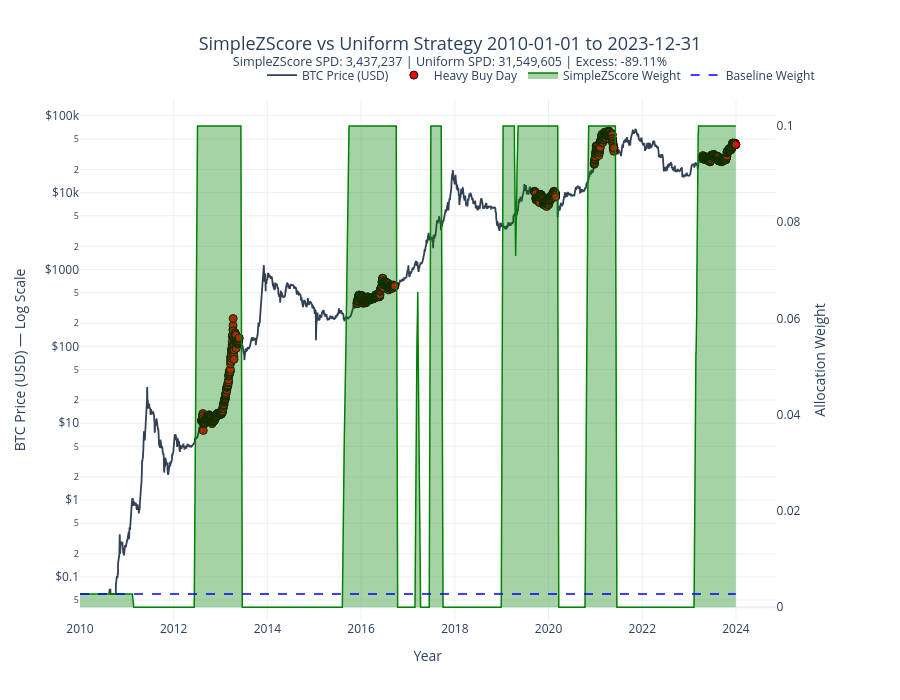

The code cell stored with this chart in its notebook:
### Markdown cell above
## 1. Full Window: 2010–2023

A single chart spanning the entire date range with Bitcoin halving cycle bands shaded in the background.  Heavy buy days (top 10% of SimpleZScore allocation weights globally) are marked as red circles.

### Code cell
WINDOW_START = "2010-01-01"
WINDOW_END   = "2023-12-31"
config = ExportConfig(range_start=WINDOW_START, range_end=WINDOW_END)

zscore_dd  = _dedup(runner.export(SimpleZScoreStrategy(), config, btc_df=btc_df), "zscore_weight")
uniform_dd = (
    _dedup(runner.export(UniformStrategy(), config, btc_df=btc_df), "uniform_weight")
    .select(["date", "uniform_weight"])
)

merged_full = zscore_dd.join(uniform_dd, on="date", how="inner")
merged_full = merged_full.with_columns((1e8 / pl.col("price_usd")).alias("sats_per_dollar"))

zscore_spd  = (merged_full["zscore_weight"]  * merged_full["sats_per_dollar"]).sum() / merged_full["zscore_weight"].sum()
uniform_spd = (merged_full["uniform_weight"] * merged_full["sats_per_dollar"]).sum() / merged_full["uniform_weight"].sum()
excess_pct  = (zscore_spd - uniform_spd) / uniform_spd * 100

threshold = merged_full["zscore_weight"].quantile(0.90)
merged_full = merged_full.join(features_df, on="date", how="left").with_columns(
    (pl.col("zscore_weight") >= threshold).alias("heavy_buy")
)
df = merged_full.to_pandas()

HALVING_CYCLES = [
    ("Pre-2012 Halving",        "2010-01-01", "2012-11-28", "rgba(173,216,230,0.25)"),
    ("2012-2016 Halving Cycle", "2012-11-28", "2016-07-09", "rgba(144,238,144,0.25)"),
    ("2016-2020 Halving Cycle", "2016-07-09", "2020-05-11", "rgba(173,216,230,0.25)"),
    ("2020-2024 Halving Cycle", "2020-05-11", "2023-12-31", "rgba(144,238,144,0.25)"),
]
HALVING_DATES = ["2012-11-28", "2016-07-09", "2020-05-11"]

fig = make_subplots(specs=[[{"secondary_y": True}]])

for label, c_start, c_end, fillcolor in HALVING_CYCLES:
    fig.add_vrect(
        x0=c_start, x1=c_end,
        fillcolor=fillcolor, layer="below", line_width=0,
        annotation_text=label,
        annotation_position="top left",
        annotation=dict(font=dict(size=11, color="#475569")),
    )

for halving_date in HALVING_DATES:
    fig.add_vline(x=halving_date, line_dash="dash", line_color="#94a3b8", line_width=1.2)

# BTC price line
fig.add_trace(
    go.Scatter(
        x=df["date"], y=df["price_usd"],
        name="BTC Price (USD)",
        line=dict(color="#334155", width=1.8),
    ),
    secondary_y=False,
)

# Heavy buy markers
heavy = df[df["heavy_buy"]]
fig.add_trace(
    go.Scatter(
        x=heavy["date"], y=heavy["price_usd"],
        mode="markers", name="Heavy Buy Day",
        marker=dict(color="red", size=8, line=dict(color="black", width=1)),
        customdata=heavy[["zscore_weight", "mvrv_zscore"]].values,
        hovertemplate="Weight: %{customdata[0]:.7f}<br>MVRV Z: %{customdata[1]:.2f}<extra></extra>",
    ),
    secondary_y=False,
)

# SimpleZScore allocation weight (area fill)
fig.add_trace(
    go.Scatter(
        x=df["date"], y=df["zscore_weight"],
        name="SimpleZScore Weight",
        line=dict(color="green", width=1.5),
        fill="tozeroy", fillcolor="rgba(0,128,0,0.35)",
        hovertemplate="Weight: %{y:.7f}<extra></extra>",
    ),
    secondary_y=True,
)

# Baseline (Uniform) weight
fig.add_trace(
    go.Scatter(
        x=df["date"], y=df["uniform_weight"],
        name="Baseline Weight",
        line=dict(color="blue", dash="dash", width=1.5),
    ),
    secondary_y=True,
)

fig.update_layout(
    title=dict(
        text=(
            f"SimpleZScore vs Uniform Strategy {WINDOW_START} to {WINDOW_END}<br>"
            f"<sup>SimpleZScore SPD: {zscore_spd:,.0f} | Uniform SPD: {uniform_spd:,.0f} | "
            f"Excess: {excess_pct:+.2f}%</sup>"
        ),
        x=0.5, font=dict(size=18),
    ),
    hovermode="x unified",
    xaxis=dict(title="Year", showgrid=True),
    yaxis=dict(title="BTC Price (USD) — Log Scale", type="log", tickprefix="$", showgrid=True),
    yaxis2=dict(title="Allocation Weight", showgrid=False),
    legend=dict(orientation="h", yanchor="bottom", y=1.02, xanchor="right", x=1),
    height=700,
    template="plotly_white",
)

fig.show()

### Figure 1 — Plotly figure (JSON) as saved in the notebook; plotly's stock layout.template omitted (floating-point values rounded to 4 significant figures; data arrays with more than 128 entries replaced by an {"elided": "..."} marker saying what was removed)
{"data": [{"line": {"color": "#334155", "width": 1.8}, "name": "BTC Price (USD)", "type": "scatter", "x": {"elided": "5113 str values"}, "xaxis": "x", "y": {"elided": "5113 float values"}, "yaxis": "y"}, {"customdata": {"elided": "1171x2 float values"}, "hovertemplate": "Weight: %{customdata[0]:.7f}<br>MVRV Z: %{customdata[1]:.2f}<extra></extra>", "marker": {"color": "red", "line": {"color": "black", "width": 1}, "size": 8}, "mode": "markers", "name": "Heavy Buy Day", "type": "scatter", "x": {"elided": "1171 str values"}, "xaxis": "x", "y": {"elided": "1171 float values"}, "yaxis": "y"}, {"fill": "tozeroy", "fillcolor": "rgba(0,128,0,0.35)", "hovertemplate": "Weight: %{y:.7f}<extra></extra>", "line": {"color": "green", "width": 1.5}, "name": "SimpleZScore Weight", "type": "scatter", "x": {"elided": "5113 str values"}, "xaxis": "x", "y": {"elided": "5113 float values"}, "yaxis": "y2"}, {"line": {"color": "blue", "dash": "dash", "width": 1.5}, "name": "Baseline Weight", "type": "scatter", "x": {"elided": "5113 str values"}, "xaxis": "x", "y": {"elided": "5113 float values"}, "yaxis": "y2"}], "layout": {"height": 700, "hovermode": "x unified", "legend": {"orientation": "h", "x": 1, "xanchor": "right", "y": 1.02, "yanchor": "bottom"}, "title": {"font": {"size": 18}, "text": "SimpleZScore vs Uniform Strategy 2010-01-01 to 2023-12-31<br><sup>SimpleZScore SPD: 3,437,237 | Uniform SPD: 31,549,605 | Excess: -89.11%</sup>", "x": 0.5}, "xaxis": {"anchor": "y", "domain": [0, 0.94], "showgrid": true, "title": {"text": "Year"}}, "yaxis": {"anchor": "x", "domain": [0, 1], "showgrid": true, "tickprefix": "$", "title": {"text": "BTC Price (USD) — Log Scale"}, "type": "log"}, "yaxis2": {"anchor": "x", "overlaying": "y", "showgrid": false, "side": "right", "title": {"text": "Allocation Weight"}}}}
